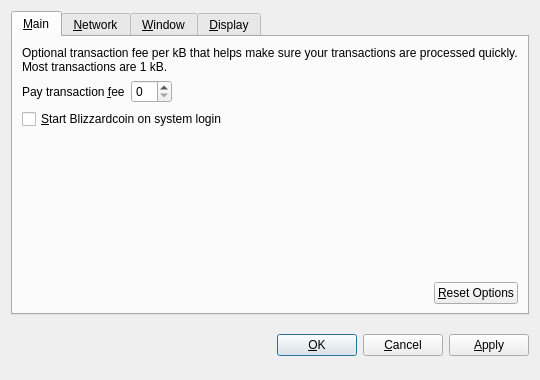
<?xml version="1.0" encoding="UTF-8"?>
<ui version="4.0">
 <class>OptionsDialog</class>
 <widget class="QDialog" name="OptionsDialog">
  <property name="geometry">
   <rect>
    <x>0</x>
    <y>0</y>
    <width>540</width>
    <height>380</height>
   </rect>
  </property>
  <property name="windowTitle">
   <string>Options</string>
  </property>
  <property name="modal">
   <bool>true</bool>
  </property>
  <layout class="QVBoxLayout" name="verticalLayout">
   <item>
    <widget class="QTabWidget" name="tabWidget">
     <property name="tabPosition">
      <enum>QTabWidget::North</enum>
     </property>
     <property name="currentIndex">
      <number>0</number>
     </property>
     <widget class="QWidget" name="tabMain">
      <attribute name="title">
       <string>&amp;Main</string>
      </attribute>
      <layout class="QVBoxLayout" name="verticalLayout_Main">
       <item>
        <widget class="QLabel" name="transactionFeeInfoLabel">
         <property name="text">
          <string>Optional transaction fee per kB that helps make sure your transactions are processed quickly. Most transactions are 1 kB.</string>
         </property>
         <property name="textFormat">
          <enum>Qt::PlainText</enum>
         </property>
         <property name="wordWrap">
          <bool>true</bool>
         </property>
        </widget>
       </item>
       <item>
        <layout class="QHBoxLayout" name="horizontalLayout_1_Main">
         <item>
          <widget class="QLabel" name="transactionFeeLabel">
           <property name="text">
            <string>Pay transaction &amp;fee</string>
           </property>
           <property name="textFormat">
            <enum>Qt::PlainText</enum>
           </property>
           <property name="buddy">
            <cstring>transactionFee</cstring>
           </property>
          </widget>
         </item>
         <item>
          <widget class="BitcoinAmountField" name="transactionFee"/>
         </item>
         <item>
          <spacer name="horizontalSpacer_1_Main">
           <property name="orientation">
            <enum>Qt::Horizontal</enum>
           </property>
           <property name="sizeHint" stdset="0">
            <size>
             <width>40</width>
             <height>20</height>
            </size>
           </property>
          </spacer>
         </item>
        </layout>
       </item>
       <item>
        <widget class="QCheckBox" name="bitcoinAtStartup">
         <property name="toolTip">
          <string>Automatically start Blizzardcoin after logging in to the system.</string>
         </property>
         <property name="text">
          <string>&amp;Start Blizzardcoin on system login</string>
         </property>
        </widget>
       </item>
       <item>
        <spacer name="verticalSpacer_Main">
         <property name="orientation">
          <enum>Qt::Vertical</enum>
         </property>
         <property name="sizeHint" stdset="0">
          <size>
           <width>20</width>
           <height>40</height>
          </size>
         </property>
        </spacer>
       </item>
       <item>
        <layout class="QHBoxLayout" name="horizontalLayout_2_Main">
         <item>
          <spacer name="horizontalSpacer_2_Main">
           <property name="orientation">
            <enum>Qt::Horizontal</enum>
           </property>
           <property name="sizeHint" stdset="0">
            <size>
             <width>40</width>
             <height>20</height>
            </size>
           </property>
          </spacer>
         </item>
         <item>
          <widget class="QPushButton" name="resetButton">
           <property name="toolTip">
            <string>Reset all client options to default.</string>
           </property>
           <property name="text">
            <string>&amp;Reset Options</string>
           </property>
           <property name="autoDefault">
            <bool>false</bool>
           </property>
          </widget>
         </item>
        </layout>
       </item>
      </layout>
     </widget>
     <widget class="QWidget" name="tabNetwork">
      <attribute name="title">
       <string>&amp;Network</string>
      </attribute>
      <layout class="QVBoxLayout" name="verticalLayout_Network">
       <item>
        <widget class="QCheckBox" name="mapPortUpnp">
         <property name="toolTip">
          <string>Automatically open the Blizzardcoin client port on the router. This only works when your router supports UPnP and it is enabled.</string>
         </property>
         <property name="text">
          <string>Map port using &amp;UPnP</string>
         </property>
        </widget>
       </item>
       <item>
        <widget class="QCheckBox" name="connectSocks">
         <property name="toolTip">
          <string>Connect to the Blizzardcoin network through a SOCKS proxy (e.g. when connecting through Tor).</string>
         </property>
         <property name="text">
          <string>&amp;Connect through SOCKS proxy:</string>
         </property>
        </widget>
       </item>
       <item>
        <layout class="QHBoxLayout" name="horizontalLayout_Network">
         <item>
          <widget class="QLabel" name="proxyIpLabel">
           <property name="text">
            <string>Proxy &amp;IP:</string>
           </property>
           <property name="textFormat">
            <enum>Qt::PlainText</enum>
           </property>
           <property name="buddy">
            <cstring>proxyIp</cstring>
           </property>
          </widget>
         </item>
         <item>
          <widget class="QValidatedLineEdit" name="proxyIp">
           <property name="maximumSize">
            <size>
             <width>140</width>
             <height>16777215</height>
            </size>
           </property>
           <property name="toolTip">
            <string>IP address of the proxy (e.g. 127.0.0.1)</string>
           </property>
          </widget>
         </item>
         <item>
          <widget class="QLabel" name="proxyPortLabel">
           <property name="text">
            <string>&amp;Port:</string>
           </property>
           <property name="textFormat">
            <enum>Qt::PlainText</enum>
           </property>
           <property name="buddy">
            <cstring>proxyPort</cstring>
           </property>
          </widget>
         </item>
         <item>
          <widget class="QLineEdit" name="proxyPort">
           <property name="maximumSize">
            <size>
             <width>55</width>
             <height>16777215</height>
            </size>
           </property>
           <property name="toolTip">
            <string>Port of the proxy (e.g. 9050)</string>
           </property>
          </widget>
         </item>
         <item>
          <widget class="QLabel" name="socksVersionLabel">
           <property name="text">
            <string>SOCKS &amp;Version:</string>
           </property>
           <property name="textFormat">
            <enum>Qt::PlainText</enum>
           </property>
           <property name="buddy">
            <cstring>socksVersion</cstring>
           </property>
          </widget>
         </item>
         <item>
          <widget class="QValueComboBox" name="socksVersion">
           <property name="toolTip">
            <string>SOCKS version of the proxy (e.g. 5)</string>
           </property>
          </widget>
         </item>
         <item>
          <spacer name="horizontalSpacer_Network">
           <property name="orientation">
            <enum>Qt::Horizontal</enum>
           </property>
           <property name="sizeHint" stdset="0">
            <size>
             <width>40</width>
             <height>20</height>
            </size>
           </property>
          </spacer>
         </item>
        </layout>
       </item>
       <item>
        <spacer name="verticalSpacer_Network">
         <property name="orientation">
          <enum>Qt::Vertical</enum>
         </property>
         <property name="sizeHint" stdset="0">
          <size>
           <width>20</width>
           <height>40</height>
          </size>
         </property>
        </spacer>
       </item>
      </layout>
     </widget>
     <widget class="QWidget" name="tabWindow">
      <attribute name="title">
       <string>&amp;Window</string>
      </attribute>
      <layout class="QVBoxLayout" name="verticalLayout_Window">
       <item>
        <widget class="QCheckBox" name="minimizeToTray">
         <property name="toolTip">
          <string>Show only a tray icon after minimizing the window.</string>
         </property>
         <property name="text">
          <string>&amp;Minimize to the tray instead of the taskbar</string>
         </property>
        </widget>
       </item>
       <item>
        <widget class="QCheckBox" name="minimizeOnClose">
         <property name="toolTip">
          <string>Minimize instead of exit the application when the window is closed. When this option is enabled, the application will be closed only after selecting Quit in the menu.</string>
         </property>
         <property name="text">
          <string>M&amp;inimize on close</string>
         </property>
        </widget>
       </item>
       <item>
        <spacer name="verticalSpacer_Window">
         <property name="orientation">
          <enum>Qt::Vertical</enum>
         </property>
         <property name="sizeHint" stdset="0">
          <size>
           <width>20</width>
           <height>40</height>
          </size>
         </property>
        </spacer>
       </item>
      </layout>
     </widget>
     <widget class="QWidget" name="tabDisplay">
      <attribute name="title">
       <string>&amp;Display</string>
      </attribute>
      <layout class="QVBoxLayout" name="verticalLayout_Display">
       <item>
        <layout class="QHBoxLayout" name="horizontalLayout_1_Display">
         <item>
          <widget class="QLabel" name="langLabel">
           <property name="text">
            <string>User Interface &amp;language:</string>
           </property>
           <property name="textFormat">
            <enum>Qt::PlainText</enum>
           </property>
           <property name="buddy">
            <cstring>lang</cstring>
           </property>
          </widget>
         </item>
         <item>
          <widget class="QValueComboBox" name="lang">
           <property name="toolTip">
            <string>The user interface language can be set here. This setting will take effect after restarting Blizzardcoin.</string>
           </property>
          </widget>
         </item>
        </layout>
       </item>
       <item>
        <layout class="QHBoxLayout" name="horizontalLayout_2_Display">
         <item>
          <widget class="QLabel" name="unitLabel">
           <property name="text">
            <string>&amp;Unit to show amounts in:</string>
           </property>
           <property name="textFormat">
            <enum>Qt::PlainText</enum>
           </property>
           <property name="buddy">
            <cstring>unit</cstring>
           </property>
          </widget>
         </item>
         <item>
          <widget class="QValueComboBox" name="unit">
           <property name="toolTip">
            <string>Choose the default subdivision unit to show in the interface and when sending coins.</string>
           </property>
          </widget>
         </item>
        </layout>
       </item>
       <item>
        <widget class="QCheckBox" name="displayAddresses">
         <property name="toolTip">
          <string>Whether to show Blizzardcoin addresses in the transaction list or not.</string>
         </property>
         <property name="text">
          <string>&amp;Display addresses in transaction list</string>
         </property>
        </widget>
       </item>
       <item>
        <widget class="QCheckBox" name="coinControlFeatures">
         <property name="toolTip">
          <string>Whether to show coin control features or not.</string>
         </property>
         <property name="text">
          <string>Display coin &amp;control features (experts only!)</string>
         </property>
        </widget>
       </item>
       <item>
        <spacer name="verticalSpacer_Display">
         <property name="orientation">
          <enum>Qt::Vertical</enum>
         </property>
         <property name="sizeHint" stdset="0">
          <size>
           <width>20</width>
           <height>40</height>
          </size>
         </property>
        </spacer>
       </item>
      </layout>
     </widget>
    </widget>
   </item>
   <item>
    <layout class="QHBoxLayout" name="horizontalLayout_Buttons">
     <item>
      <spacer name="horizontalSpacer_1">
       <property name="orientation">
        <enum>Qt::Horizontal</enum>
       </property>
       <property name="sizeHint" stdset="0">
        <size>
         <width>40</width>
         <height>48</height>
        </size>
       </property>
      </spacer>
     </item>
     <item>
      <widget class="QLabel" name="statusLabel">
       <property name="font">
        <font>
         <weight>75</weight>
         <bold>true</bold>
        </font>
       </property>
       <property name="text">
        <string/>
       </property>
       <property name="textFormat">
        <enum>Qt::PlainText</enum>
       </property>
       <property name="wordWrap">
        <bool>true</bool>
       </property>
      </widget>
     </item>
     <item>
      <spacer name="horizontalSpacer_2">
       <property name="orientation">
        <enum>Qt::Horizontal</enum>
       </property>
       <property name="sizeHint" stdset="0">
        <size>
         <width>40</width>
         <height>48</height>
        </size>
       </property>
      </spacer>
     </item>
     <item>
      <widget class="QPushButton" name="okButton">
       <property name="text">
        <string>&amp;OK</string>
       </property>
      </widget>
     </item>
     <item>
      <widget class="QPushButton" name="cancelButton">
       <property name="text">
        <string>&amp;Cancel</string>
       </property>
       <property name="autoDefault">
        <bool>false</bool>
       </property>
      </widget>
     </item>
     <item>
      <widget class="QPushButton" name="applyButton">
       <property name="text">
        <string>&amp;Apply</string>
       </property>
       <property name="autoDefault">
        <bool>false</bool>
       </property>
      </widget>
     </item>
    </layout>
   </item>
  </layout>
 </widget>
 <customwidgets>
  <customwidget>
   <class>BitcoinAmountField</class>
   <extends>QSpinBox</extends>
   <header>bitcoinamountfield.h</header>
  </customwidget>
  <customwidget>
   <class>QValueComboBox</class>
   <extends>QComboBox</extends>
   <header>qvaluecombobox.h</header>
  </customwidget>
  <customwidget>
   <class>QValidatedLineEdit</class>
   <extends>QLineEdit</extends>
   <header>qvalidatedlineedit.h</header>
  </customwidget>
 </customwidgets>
 <resources/>
 <connections/>
</ui>
